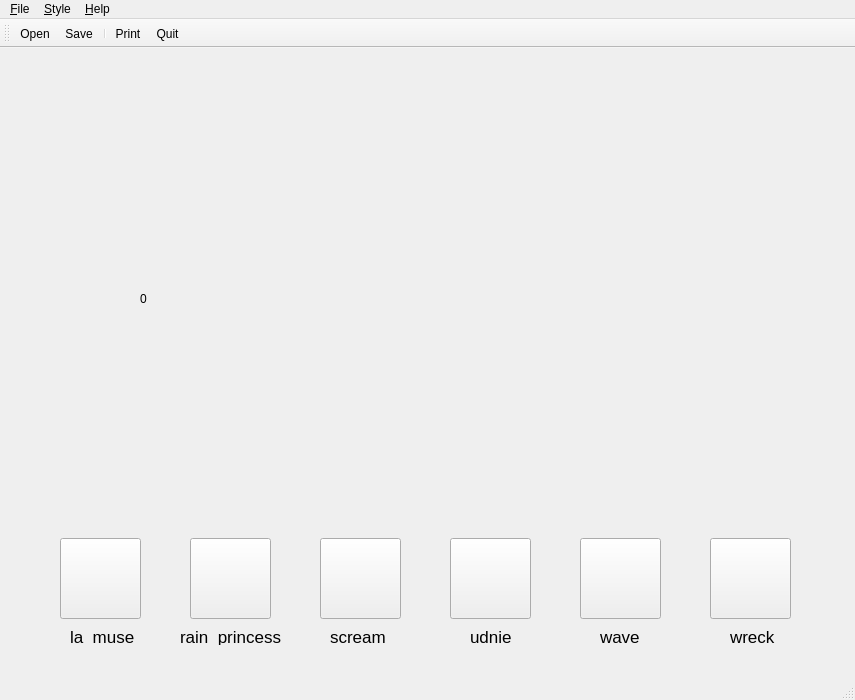
<?xml version="1.0" encoding="UTF-8"?>
<ui version="4.0">
 <class>MainWindow</class>
 <widget class="QMainWindow" name="MainWindow">
  <property name="geometry">
   <rect>
    <x>0</x>
    <y>0</y>
    <width>855</width>
    <height>700</height>
   </rect>
  </property>
  <property name="windowTitle">
   <string>MainWindow</string>
  </property>
  <widget class="QWidget" name="centralwidget">
   <widget class="QLabel" name="imageLabel">
    <property name="geometry">
     <rect>
      <x>140</x>
      <y>50</y>
      <width>601</width>
      <height>401</height>
     </rect>
    </property>
    <property name="text">
     <string>0</string>
    </property>
   </widget>
   <widget class="QLabel" name="label">
    <property name="geometry">
     <rect>
      <x>70</x>
      <y>580</y>
      <width>71</width>
      <height>17</height>
     </rect>
    </property>
    <property name="font">
     <font>
      <pointsize>13</pointsize>
     </font>
    </property>
    <property name="text">
     <string>la_muse</string>
    </property>
   </widget>
   <widget class="QLabel" name="label_2">
    <property name="geometry">
     <rect>
      <x>180</x>
      <y>580</y>
      <width>111</width>
      <height>17</height>
     </rect>
    </property>
    <property name="font">
     <font>
      <pointsize>13</pointsize>
     </font>
    </property>
    <property name="text">
     <string>rain_princess</string>
    </property>
   </widget>
   <widget class="QLabel" name="label_3">
    <property name="geometry">
     <rect>
      <x>330</x>
      <y>580</y>
      <width>67</width>
      <height>17</height>
     </rect>
    </property>
    <property name="font">
     <font>
      <pointsize>13</pointsize>
     </font>
    </property>
    <property name="text">
     <string>scream</string>
    </property>
   </widget>
   <widget class="QLabel" name="label_4">
    <property name="geometry">
     <rect>
      <x>470</x>
      <y>580</y>
      <width>67</width>
      <height>17</height>
     </rect>
    </property>
    <property name="font">
     <font>
      <pointsize>13</pointsize>
     </font>
    </property>
    <property name="text">
     <string>udnie</string>
    </property>
   </widget>
   <widget class="QLabel" name="label_5">
    <property name="geometry">
     <rect>
      <x>600</x>
      <y>580</y>
      <width>67</width>
      <height>17</height>
     </rect>
    </property>
    <property name="font">
     <font>
      <pointsize>13</pointsize>
     </font>
    </property>
    <property name="text">
     <string>wave</string>
    </property>
   </widget>
   <widget class="QLabel" name="label_6">
    <property name="geometry">
     <rect>
      <x>730</x>
      <y>580</y>
      <width>67</width>
      <height>17</height>
     </rect>
    </property>
    <property name="font">
     <font>
      <pointsize>13</pointsize>
     </font>
    </property>
    <property name="text">
     <string>wreck</string>
    </property>
   </widget>
   <widget class="QPushButton" name="btn_la_muse">
    <property name="geometry">
     <rect>
      <x>60</x>
      <y>490</y>
      <width>81</width>
      <height>81</height>
     </rect>
    </property>
    <property name="text">
     <string/>
    </property>
    <property name="icon">
     <iconset>
      <normaloff>images/la_muse.jpg</normaloff>images/la_muse.jpg</iconset>
    </property>
    <property name="iconSize">
     <size>
      <width>80</width>
      <height>80</height>
     </size>
    </property>
   </widget>
   <widget class="QPushButton" name="btn_rain_princess">
    <property name="geometry">
     <rect>
      <x>190</x>
      <y>490</y>
      <width>81</width>
      <height>81</height>
     </rect>
    </property>
    <property name="text">
     <string/>
    </property>
    <property name="icon">
     <iconset>
      <normaloff>images/rain_princess.jpg</normaloff>images/rain_princess.jpg</iconset>
    </property>
    <property name="iconSize">
     <size>
      <width>80</width>
      <height>80</height>
     </size>
    </property>
   </widget>
   <widget class="QPushButton" name="btn_scream">
    <property name="geometry">
     <rect>
      <x>320</x>
      <y>490</y>
      <width>81</width>
      <height>81</height>
     </rect>
    </property>
    <property name="text">
     <string/>
    </property>
    <property name="icon">
     <iconset>
      <normaloff>images/scream.jpg</normaloff>images/scream.jpg</iconset>
    </property>
    <property name="iconSize">
     <size>
      <width>80</width>
      <height>80</height>
     </size>
    </property>
   </widget>
   <widget class="QPushButton" name="btn_udnie">
    <property name="geometry">
     <rect>
      <x>450</x>
      <y>490</y>
      <width>81</width>
      <height>81</height>
     </rect>
    </property>
    <property name="text">
     <string/>
    </property>
    <property name="icon">
     <iconset>
      <normaloff>images/udnie.jpg</normaloff>images/udnie.jpg</iconset>
    </property>
    <property name="iconSize">
     <size>
      <width>80</width>
      <height>80</height>
     </size>
    </property>
    <property name="checkable">
     <bool>false</bool>
    </property>
    <property name="autoDefault">
     <bool>false</bool>
    </property>
   </widget>
   <widget class="QPushButton" name="btn_wave">
    <property name="geometry">
     <rect>
      <x>580</x>
      <y>490</y>
      <width>81</width>
      <height>81</height>
     </rect>
    </property>
    <property name="text">
     <string/>
    </property>
    <property name="icon">
     <iconset>
      <normaloff>images/wave.jpg</normaloff>images/wave.jpg</iconset>
    </property>
    <property name="iconSize">
     <size>
      <width>80</width>
      <height>80</height>
     </size>
    </property>
   </widget>
   <widget class="QPushButton" name="btn_wreck">
    <property name="geometry">
     <rect>
      <x>710</x>
      <y>490</y>
      <width>81</width>
      <height>81</height>
     </rect>
    </property>
    <property name="text">
     <string/>
    </property>
    <property name="icon">
     <iconset>
      <normaloff>images/wreck.jpg</normaloff>images/wreck.jpg</iconset>
    </property>
    <property name="iconSize">
     <size>
      <width>80</width>
      <height>80</height>
     </size>
    </property>
   </widget>
  </widget>
  <widget class="QMenuBar" name="menubar">
   <property name="geometry">
    <rect>
     <x>0</x>
     <y>0</y>
     <width>855</width>
     <height>22</height>
    </rect>
   </property>
   <widget class="QMenu" name="menuFile">
    <property name="title">
     <string>&amp;File</string>
    </property>
    <addaction name="actionOpen_File"/>
    <addaction name="actionSave"/>
    <addaction name="separator"/>
    <addaction name="actionPrint"/>
    <addaction name="separator"/>
    <addaction name="actionQuit"/>
   </widget>
   <widget class="QMenu" name="menustyle">
    <property name="title">
     <string>&amp;Style</string>
    </property>
    <addaction name="actionla_muse"/>
    <addaction name="actionrain_princess"/>
    <addaction name="actionscream"/>
    <addaction name="actionudine"/>
    <addaction name="actionwave"/>
    <addaction name="actionwreck"/>
   </widget>
   <widget class="QMenu" name="menuhelp">
    <property name="title">
     <string>&amp;Help</string>
    </property>
    <addaction name="action_About"/>
    <addaction name="action_Help_F1"/>
   </widget>
   <addaction name="menuFile"/>
   <addaction name="menustyle"/>
   <addaction name="menuhelp"/>
  </widget>
  <widget class="QStatusBar" name="statusbar"/>
  <widget class="QToolBar" name="toolBar">
   <property name="windowTitle">
    <string>toolBar</string>
   </property>
   <attribute name="toolBarArea">
    <enum>TopToolBarArea</enum>
   </attribute>
   <attribute name="toolBarBreak">
    <bool>false</bool>
   </attribute>
   <addaction name="actionOpen_File"/>
   <addaction name="actionSave"/>
   <addaction name="separator"/>
   <addaction name="actionPrint"/>
   <addaction name="actionQuit"/>
  </widget>
  <action name="actionNew_File">
   <property name="icon">
    <iconset>
     <normaloff>resources/filenew.png</normaloff>resources/filenew.png</iconset>
   </property>
   <property name="text">
    <string>&amp;New</string>
   </property>
   <property name="shortcut">
    <string>Ctrl+N</string>
   </property>
  </action>
  <action name="actionOpen_File">
   <property name="icon">
    <iconset>
     <normaloff>resources/fileopen.png</normaloff>resources/fileopen.png</iconset>
   </property>
   <property name="text">
    <string>&amp;Open</string>
   </property>
   <property name="shortcut">
    <string>Ctrl+O</string>
   </property>
  </action>
  <action name="actionSave">
   <property name="icon">
    <iconset>
     <normaloff>resources/filesave.png</normaloff>resources/filesave.png</iconset>
   </property>
   <property name="text">
    <string>&amp;Save</string>
   </property>
   <property name="shortcut">
    <string>Ctrl+S</string>
   </property>
  </action>
  <action name="actionSave_As">
   <property name="icon">
    <iconset>
     <normaloff>resources/filesaveas.png</normaloff>resources/filesaveas.png</iconset>
   </property>
   <property name="text">
    <string>Save &amp;As</string>
   </property>
  </action>
  <action name="actionPrint">
   <property name="icon">
    <iconset>
     <normaloff>resources/fileprint.png</normaloff>resources/fileprint.png</iconset>
   </property>
   <property name="text">
    <string>&amp;Print</string>
   </property>
   <property name="shortcut">
    <string>Ctrl+P</string>
   </property>
  </action>
  <action name="actionQuit">
   <property name="icon">
    <iconset>
     <normaloff>resources/filequit.png</normaloff>resources/filequit.png</iconset>
   </property>
   <property name="text">
    <string>Quit</string>
   </property>
   <property name="shortcut">
    <string>Ctrl+Q</string>
   </property>
  </action>
  <action name="actionla_muse">
   <property name="text">
    <string>la_muse</string>
   </property>
  </action>
  <action name="actionrain_princess">
   <property name="text">
    <string>rain_princess</string>
   </property>
  </action>
  <action name="actionscream">
   <property name="text">
    <string>scream</string>
   </property>
  </action>
  <action name="actionudine">
   <property name="text">
    <string>udnie</string>
   </property>
  </action>
  <action name="actionwave">
   <property name="text">
    <string>wave</string>
   </property>
  </action>
  <action name="actionwreck">
   <property name="text">
    <string>wreck</string>
   </property>
  </action>
  <action name="action_About">
   <property name="text">
    <string>&amp;About</string>
   </property>
  </action>
  <action name="action_Help_F1">
   <property name="text">
    <string>&amp;Help                     F1</string>
   </property>
  </action>
 </widget>
 <resources/>
 <connections/>
</ui>
